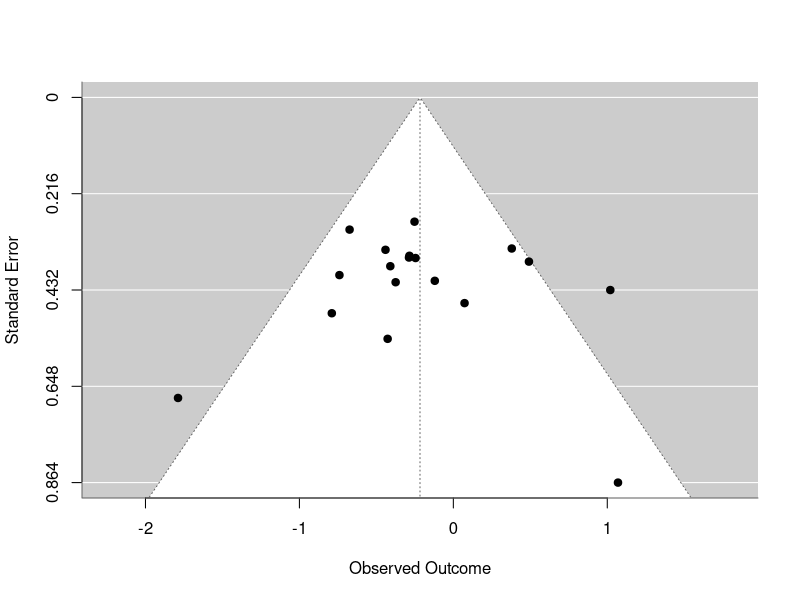
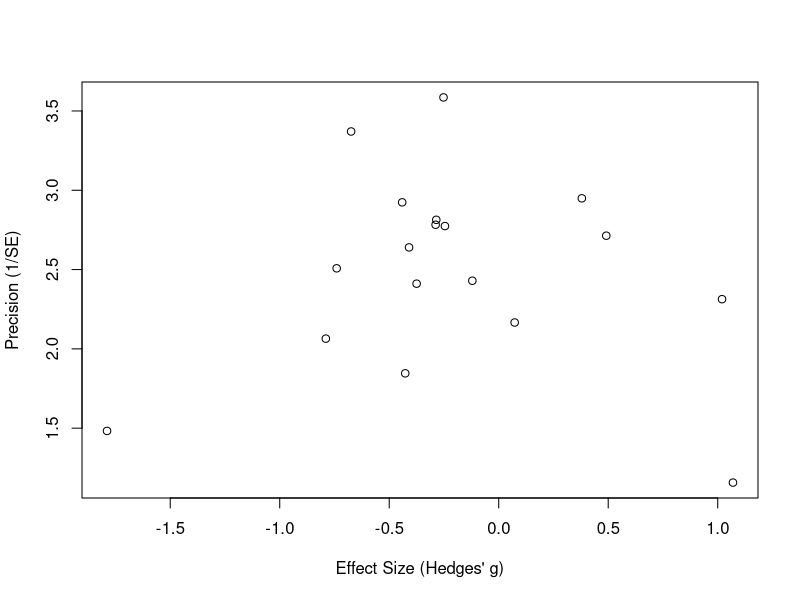
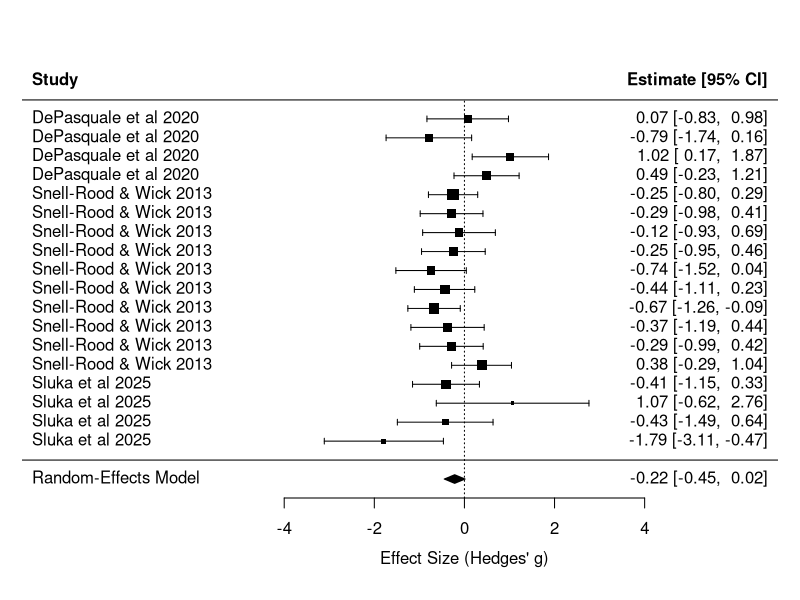

Source code (R) for these figures, in order: (Note: this script raises an error after producing the figures.)
#----packages----
install.packages("metafor",dependencies=TRUE,repos="https://cloud.r-project.org")
library(metafor)

#extracting and scaling first year of collection and length of collection
data <- read.csv('data/meta_analysis.csv')
data$first_collection <- as.numeric(sub("-.*", "", data$collection_period))
data$length_of_collection <- as.numeric(sub(".*-", "", data$collection_period)) - data$first_collection
data$first_collection_scaled <- scale(data$first_collection, center = TRUE, scale = TRUE)
data$length_of_collection_scaled <- scale(data$length_of_collection, center = TRUE, scale = TRUE)

#---- some playing with plots ----

#estimating SE
data$SE <- (data$upper95 - data$lower95) / (2 * 1.96)
data$location <- factor(data$location)
levels(data$location)
data$relativeby <- factor(data$relativeby)
levels(data$relativeby)
data$location <- relevel(data$location, ref = "plains")

#formatting for plotting
meta <- rma(yi = data$hedgesg, sei = data$SE, data = data, method = "REML")

summary(meta)

#plotting
funnel(meta)

plot(data$hedgesg, (1/data$SE), xlab = "Effect Size (Hedges' g)", ylab = "Precision (1/SE)")

forest(meta, slab = paste(data$paper, data$year), xlab = "Effect Size (Hedges' g)")

#---- a look at modelling ----

data$var <- data$SE^2

write.csv(data,"data/metafinal.csv", row.names = FALSE)

meta2 <- rma.mv(yi = hedgesg, 
                     V = var, 
                     random = ~ 1 | paper, 
                     data = data)
summary(meta2)

#see colinearity.R for pca1 info
meta3 <- rma.mv(yi = hedgesg, 
                     V = var, 
                     mods = ~ relativeby + location + pca1, 
                     random = ~ 1 | paper, 
                     data = data)

summary(meta3)
print(meta3)

#---- plotting by species ----

data$label <- paste(data$paper, data$year, sep = ", ")

list(unique(data$legend))

colours <- c("seagreen3", "skyblue2", "thistle2", "olivedrab3", "plum3", "slategray3", 
            "pink2", "green4", "cyan3", "magenta2", "purple4")

colourpallet <- setNames(colours, c("Blarina brevicuada", "Eptesicus fuscus", "Microtus pennsylvanicus", "Peromyscus leucopus", "Clethrionomys gapperi", "Geomys bursarius", "Myotis lucifugus", "Scuirus carolinensis", "Sorex cinereus", "Tamiasciurus hudsonicus", "Procyon loctor"))



forest(meta3,cex.lab=0.8,cex.axis=0.8,addfit=TRUE,shade="zebra", order = 'obs', slab = data$label, colout = colourpallet[data$legend])


layout(matrix(c(1, 2), nrow = 1), widths = c(3, 1))
forest(meta3,cex.lab=0.8,cex.axis=0.8,addfit=TRUE,shade="zebra", order = 'obs', slab = data$label, colout = row_colors)
par(mar = c(5, 4, 4, 4) + 1)
legend("right", legend = names(colourpallet), fill = colourpallet, cex = 0.7, inset = c(-0.43, 0), xpd = TRUE, bty = "n")
?forest

#---- plotting by ecoregion ----

ecoregion_coulors <- c("plains" = "lightgreen", "east" = "lightblue", 
                      "west" = "lightcoral", "desert" = "khaki")
row_colours <- ecoregion_colours[data$location]

forest(meta3,cex.lab=0.8,cex.axis=0.8,addfit=TRUE,shade="zebra", order = 'obs', slab = data$label, colout = row_colors)


#---- egger's test ----

regtest(meta, model = "rma")
